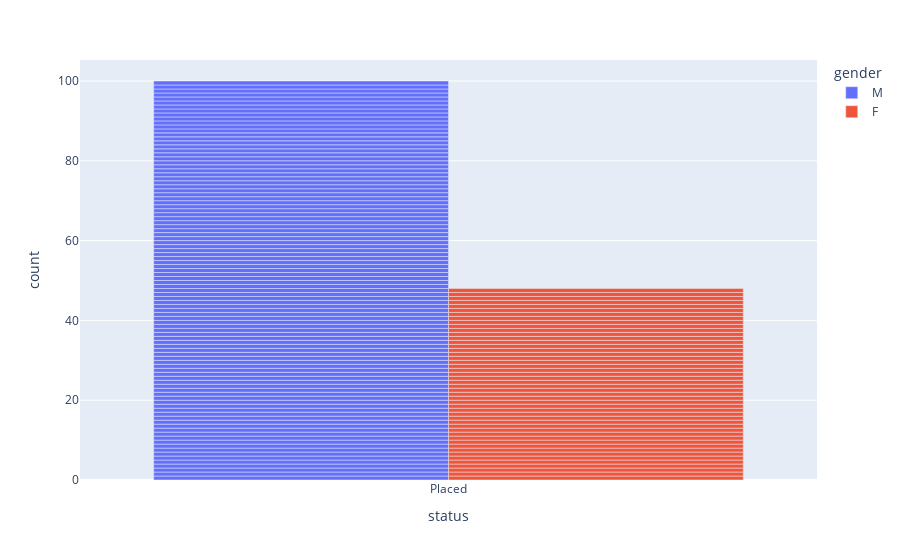

Here is the notebook cell this chart was saved with:
### Code cell
fig = px.bar(placed, x="status",color = 'gender', barmode = 'group')
fig.show()

### Figure 1 — Plotly figure (JSON) as saved in the notebook; plotly's stock layout.template omitted (floating-point values rounded to 4 significant figures)
{"data": [{"alignmentgroup": "True", "hovertemplate": "gender=M<br>status=%{x}<br>count=%{y}<extra></extra>", "legendgroup": "M", "marker": {"color": "#636efa", "pattern": {"shape": ""}}, "name": "M", "offsetgroup": "M", "orientation": "v", "showlegend": true, "textposition": "auto", "type": "bar", "x": ["Placed", "Placed", "Placed", "Placed", "Placed", "Placed", "Placed", "Placed", "Placed", "Placed", "Placed", "Placed", "Placed", "Placed", "Placed", "Placed", "Placed", "Placed", "Placed", "Placed", "Placed", "Placed", "Placed", "Placed", "Placed", "Placed", "Placed", "Placed", "Placed", "Placed", "Placed", "Placed", "Placed", "Placed", "Placed", "Placed", "Placed", "Placed", "Placed", "Placed", "Placed", "Placed", "Placed", "Placed", "Placed", "Placed", "Placed", "Placed", "Placed", "Placed", "Placed", "Placed", "Placed", "Placed", "Placed", "Placed", "Placed", "Placed", "Placed", "Placed", "Placed", "Placed", "Placed", "Placed", "Placed", "Placed", "Placed", "Placed", "Placed", "Placed", "Placed", "Placed", "Placed", "Placed", "Placed", "Placed", "Placed", "Placed", "Placed", "Placed", "Placed", "Placed", "Placed", "Placed", "Placed", "Placed", "Placed", "Placed", "Placed", "Placed", "Placed", "Placed", "Placed", "Placed", "Placed", "Placed", "Placed", "Placed", "Placed", "Placed"], "xaxis": "x", "y": [1, 1, 1, 1, 1, 1, 1, 1, 1, 1, 1, 1, 1, 1, 1, 1, 1, 1, 1, 1, 1, 1, 1, 1, 1, 1, 1, 1, 1, 1, 1, 1, 1, 1, 1, 1, 1, 1, 1, 1, 1, 1, 1, 1, 1, 1, 1, 1, 1, 1, 1, 1, 1, 1, 1, 1, 1, 1, 1, 1, 1, 1, 1, 1, 1, 1, 1, 1, 1, 1, 1, 1, 1, 1, 1, 1, 1, 1, 1, 1, 1, 1, 1, 1, 1, 1, 1, 1, 1, 1, 1, 1, 1, 1, 1, 1, 1, 1, 1, 1], "yaxis": "y"}, {"alignmentgroup": "True", "hovertemplate": "gender=F<br>status=%{x}<br>count=%{y}<extra></extra>", "legendgroup": "F", "marker": {"color": "#EF553B", "pattern": {"shape": ""}}, "name": "F", "offsetgroup": "F", "orientation": "v", "showlegend": true, "textposition": "auto", "type": "bar", "x": ["Placed", "Placed", "Placed", "Placed", "Placed", "Placed", "Placed", "Placed", "Placed", "Placed", "Placed", "Placed", "Placed", "Placed", "Placed", "Placed", "Placed", "Placed", "Placed", "Placed", "Placed", "Placed", "Placed", "Placed", "Placed", "Placed", "Placed", "Placed", "Placed", "Placed", "Placed", "Placed", "Placed", "Placed", "Placed", "Placed", "Placed", "Placed", "Placed", "Placed", "Placed", "Placed", "Placed", "Placed", "Placed", "Placed", "Placed", "Placed"], "xaxis": "x", "y": [1, 1, 1, 1, 1, 1, 1, 1, 1, 1, 1, 1, 1, 1, 1, 1, 1, 1, 1, 1, 1, 1, 1, 1, 1, 1, 1, 1, 1, 1, 1, 1, 1, 1, 1, 1, 1, 1, 1, 1, 1, 1, 1, 1, 1, 1, 1, 1], "yaxis": "y"}], "layout": {"barmode": "group", "legend": {"title": {"text": "gender"}, "tracegroupgap": 0}, "margin": {"t": 60}, "xaxis": {"anchor": "y", "domain": [0, 1], "title": {"text": "status"}}, "yaxis": {"anchor": "x", "domain": [0, 1], "title": {"text": "count"}}}}
